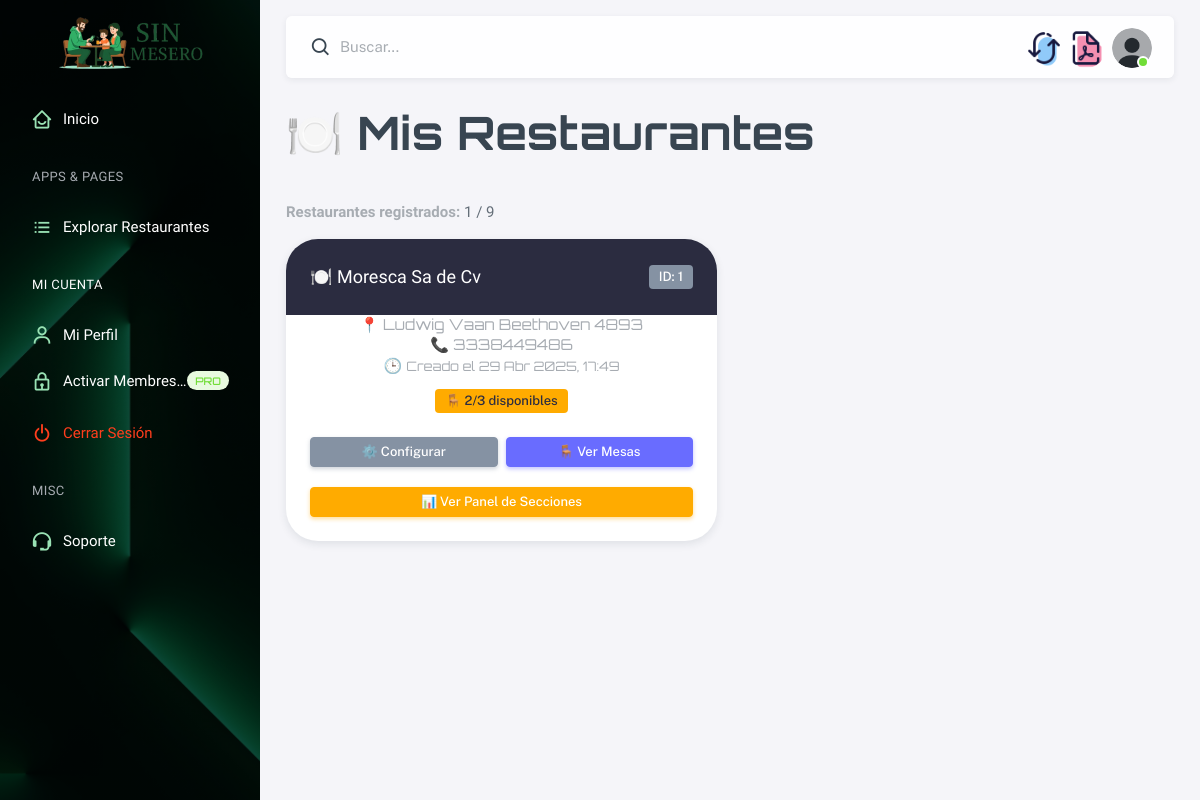
Page /restaurantes/mis/ (signed in) on the earlier database version.
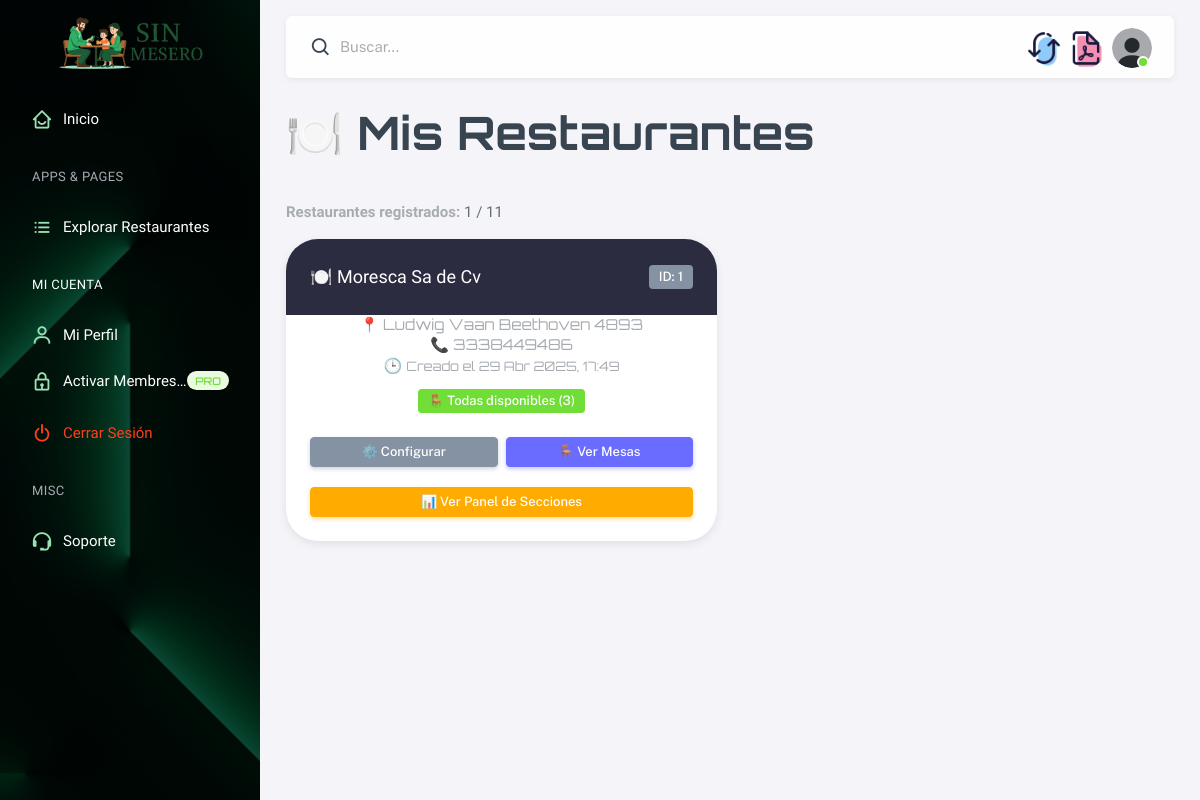
Same page on the later database version.
### usuarios/models.py (models this page shows, shortened)
class PerfilUsuario(models.Model):
    id = models.AutoField(primary_key=True)
    usuario = models.OneToOneField(User, on_delete=models.CASCADE, related_name='perfil')
    es_socio = models.BooleanField(default=False)
    stripe_customer_id = models.CharField(max_length=255, blank=True, null=True)
    fecha_pago = models.DateTimeField(blank=True, null=True)
    fecha_expiracion = models.DateTimeField(blank=True, null=True)  # <-- AQUI
    cantidad_restaurantes = models.IntegerField(default=0)
    def membresia_activa(self):
        if self.fecha_expiracion and timezone.now() > self.fecha_expiracion:
            return False
        return self.es_socio

### restaurantes/models.py (models this page shows, shortened)
class Restaurante(models.Model):
    id = models.AutoField(primary_key=True)
    socio = models.ForeignKey(PerfilUsuario, on_delete=models.CASCADE, related_name='restaurantes')
    nombre = models.CharField(max_length=255)
    slug = models.SlugField(max_length=300, unique=True, blank=True)
    direccion = models.CharField(max_length=255, blank=True, null=True)
    telefono = models.CharField(max_length=20, blank=True, null=True)
    fecha_creacion = models.DateTimeField(auto_now_add=True)

### restaurantes/views.py (the view, shortened to what this page needs)
# urls.py: path('mis/', views.mis_restaurantes, name='mis_restaurantes'),
@login_required
def mis_restaurantes(request):
    perfil = request.user.perfil
    extra_pago = request.GET.get('extra_pago')
    if extra_pago == 'exitoso':
        perfil.cantidad_restaurantes += 1
        perfil.save()
        messages.success(request, '✅ Pago recibido. Puedes agregar otro restaurante ahora.')
    elif extra_pago == 'cancelado':
        messages.warning(request, '⚠️ Pago cancelado. No se registró ningún cambio.')
    restaurantes = Restaurante.objects.filter(socio=perfil)
    conteo_mesas = {}
    for r in restaurantes:
        total = r.mesas.count()
        disponibles = r.mesas.filter(disponibilidad=True).count()
        conteo_mesas[r.id] = {
            'total': total,
            'disponibles': disponibles
    }
    return render(request, 'restaurantes/mis_restaurantes.html', {
        'perfil': perfil,  # ✅ Agregado para usarlo directo en el template
        'restaurantes': restaurantes,
        'conteo_mesas': conteo_mesas,
        'STRIPE_PUBLIC_KEY': settings.STRIPE_PUBLIC_KEY,
    })

### restaurantes/templatetags/custom_tags.py (called while the page is built)
@register.filter
def get_item(dictionary, key):
    return dictionary.get(key)

### restaurantes/templates/restaurantes/mis_restaurantes.html (shortened to what this page needs)
{% extends 'base.html' %}
{% load static %}
{% load custom_tags %}
{% block content %}
<div class="container py-5">
    <div class="d-flex justify-content-between align-items-center mb-5">
        <h1 class="fuente-2 fw-bold">🍽️ Mis Restaurantes</h1>
    </div>
    <div class="mb-4 fuente">
        <strong class="text-muted">Restaurantes registrados:</strong> {{ restaurantes|length }} / {{ perfil.cantidad_restaurantes }}
    </div>
    {% if restaurantes %}
        <div class="row gy-4">
            {% for r in restaurantes %}
                {% with conteo=conteo_mesas|get_item:r.id %}
                <div class="col-md-6">
                    <div class="card shadow rounded-5 border-0">
                        <div class="card-header bg-dark d-flex justify-content-between align-items-center rounded-top-5">
                            <h5 class="mb-0 fuente text-white">🍽️ {{ r.nombre }}</h5>
                            <span class="badge bg-secondary">ID: {{ r.id }}</span>
                        </div>
                        <div class="card-body text-center">
                            <p class="mb-3 text-muted fuente-2">
                                {% if r.direccion %}📍 {{ r.direccion }}<br>{% endif %}
                                {% if r.telefono %}📞 {{ r.telefono }}<br>{% endif %}
                                🕒 <small>Creado el {{ r.fecha_creacion|date:"d M Y, H:i" }}</small>
                            </p>
                            {% if conteo.total > 0 %}
                                {% if conteo.disponibles == 0 %}
                                    <span class="badge bg-danger mb-3">🪑 0/{{ conteo.total }} mesas disponibles</span><br>
                                {% elif conteo.disponibles == conteo.total %}
                                    <span class="badge bg-success mb-3">🪑 Todas disponibles ({{ conteo.total }})</span><br>
                                {% else %}
                                    <span class="badge bg-warning text-dark mb-3">🪑 {{ conteo.disponibles }}/{{ conteo.total }} disponibles</span><br>
                                {% endif %}
                            {% else %}
                                <span class="text-muted fuente-2">Aún sin mesas registradas</span><br>
                            {% endif %}
                            <div class="mt-3 d-flex gap-2">
                                <a href="{% url 'configurar_restaurante' slug=r.slug %}" class="btn btn-secondary btn-sm w-50">⚙️ Configurar</a>
                                <a href="{% url 'mesas_restaurante' restaurante_id=r.id %}" class="btn btn-primary btn-sm w-50">🪑 Ver Mesas</a>
                            </div>
                            <div class="mt-3">
                                <a href="{% url 'dashboard' slug=r.slug %}" class="btn btn-warning btn-sm w-100 mt-2">📊 Ver Panel de Secciones</a>
                            </div>
                        </div>
                    </div>
                </div>
                {% endwith %}
            {% endfor %}
        </div>
    {% else %}
        <div class="alert alert-info text-center fuente">No tienes restaurantes registrados aún.</div>
    {% endif %}
</div>
{% endblock %}

Differences in the rows shown:
changed PerfilUsuario: cantidad_restaurantes "9" → "11"
shown differently, row unchanged: Restaurante "Moresca Sa de Cv": disponibles "2" → (not shown); text "🪑 / disponibles" → "🪑 Todas disponibles ( )"
